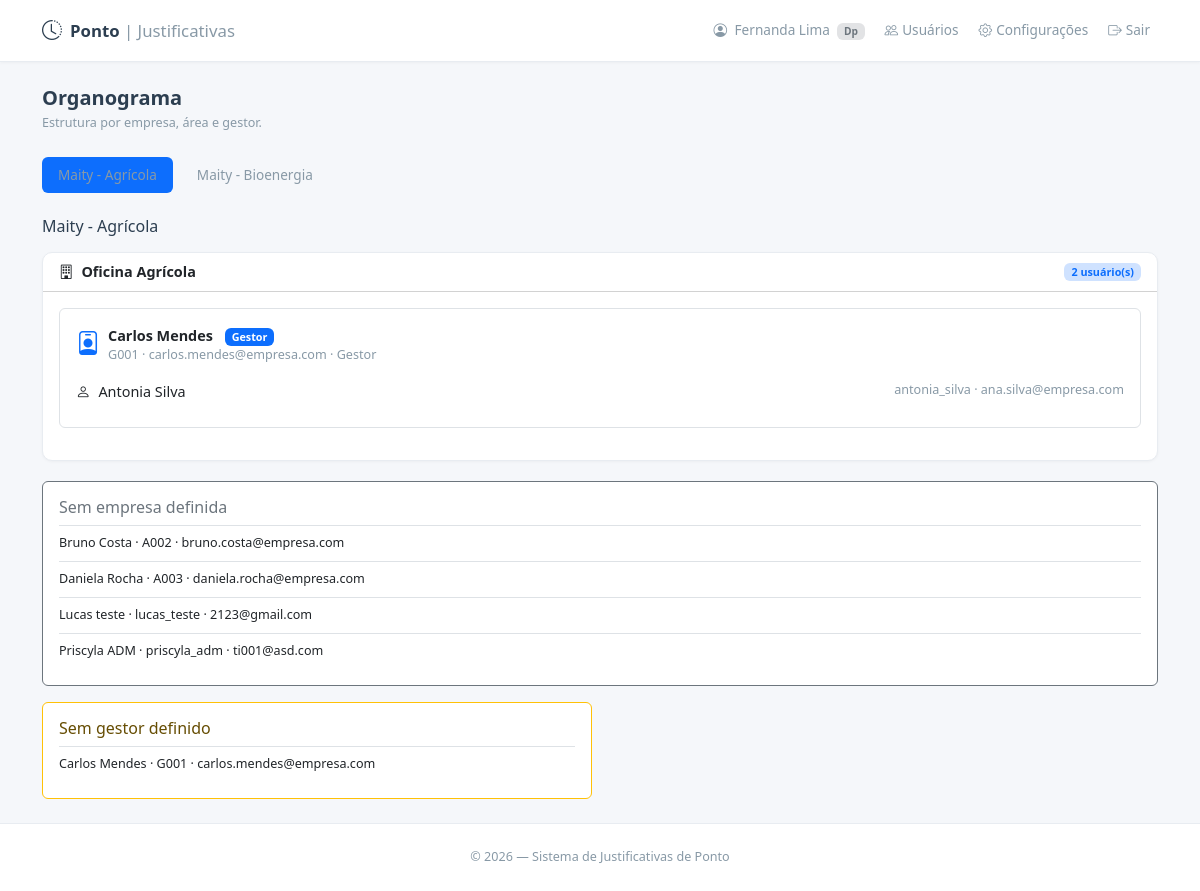
Before: /organograma (signed in) with the older database file.
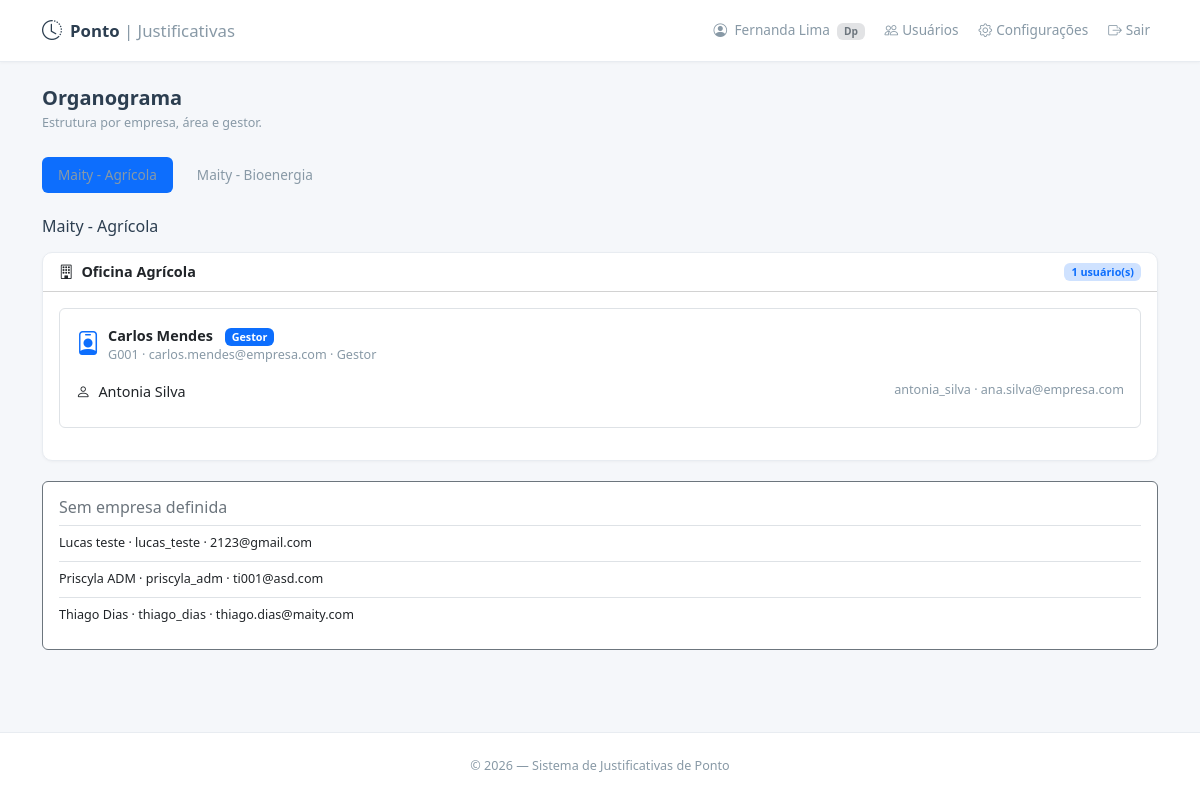
After: the same page with the newer database file.
### models.py (models this page shows)
class Empresa(db.Model):
    __tablename__ = 'empresas'
    id = db.Column(db.Integer, primary_key=True)
    nome = db.Column(db.String(120), unique=True, nullable=False)
    ativo = db.Column(db.Boolean, default=True, nullable=False)
    areas = db.relationship('Area', secondary='area_empresas', back_populates='empresas')

class Usuario(UserMixin, db.Model):
    __tablename__ = 'usuarios'
    id = db.Column(db.Integer, primary_key=True)
    matricula = db.Column(db.String(20), unique=True, nullable=False)
    nome = db.Column(db.String(100), nullable=False)
    email = db.Column(db.String(120), unique=True, nullable=False)
    senha_hash = db.Column(db.String(256), nullable=False)
    perfil = db.Column(db.String(20), nullable=False)
    gestor_id = db.Column(db.Integer, db.ForeignKey('usuarios.id'), nullable=True)
    area_id = db.Column(db.Integer, db.ForeignKey('areas.id'), nullable=True)
    empresa_id = db.Column(db.Integer, db.ForeignKey('empresas.id'), nullable=True)
    ativo = db.Column(db.Boolean, default=True)
    criado_em = db.Column(db.DateTime, default=lambda: datetime.now(timezone.utc))
    gestor = db.relationship('Usuario', remote_side=[id], backref='subordinados')
    area = db.relationship('Area', backref='usuarios')
    empresa = db.relationship('Empresa', backref='usuarios')
    solicitacoes = db.relationship('Solicitacao', backref='colaborador',
                                   foreign_keys='Solicitacao.colaborador_id', lazy='dynamic')

class Area(db.Model):
    __tablename__ = 'areas'
    id = db.Column(db.Integer, primary_key=True)
    nome = db.Column(db.String(100), unique=True, nullable=False)
    ativo = db.Column(db.Boolean, default=True, nullable=False)
    empresas = db.relationship('Empresa', secondary='area_empresas', back_populates='areas')

### app.py (the view)
@app.route('/organograma')
@login_required
@perfil_requerido('dp', 'ti')
def organograma():
    empresas = Empresa.query.filter_by(ativo=True).order_by(Empresa.nome).all()
    empresa_id = request.args.get('empresa_id', type=int)
    empresa = next((item for item in empresas if item.id == empresa_id), None) if empresa_id else None
    empresa = empresa or (empresas[0] if empresas else None)
    usuarios = (Usuario.query.filter_by(ativo=True)
                .options(joinedload(Usuario.empresa), joinedload(Usuario.area), joinedload(Usuario.gestor))
                .order_by(Usuario.nome).all())
    usuarios_empresa = [u for u in usuarios if empresa and u.empresa_id == empresa.id]
    areas = {}
    sem_area = []
    sem_gestor = []
    sem_empresa = [u for u in usuarios if u.empresa_id is None]
    for usuario in usuarios_empresa:
        if usuario.area is None:
            sem_area.append(usuario)
            continue
        area = areas.setdefault(usuario.area.nome, {'gestores': {}, 'usuarios': []})
        area['usuarios'].append(usuario)
        if usuario.gestor is None or usuario.gestor.empresa_id != usuario.empresa_id:
            sem_gestor.append(usuario)
        else:
            area['gestores'].setdefault(usuario.gestor.id, usuario.gestor)
    estrutura = []
    for nome, dados in sorted(areas.items()):
        gestores = []
        for gestor in sorted(dados['gestores'].values(), key=lambda item: item.nome):
            subordinados = [u for u in dados['usuarios'] if u.gestor_id == gestor.id and u.id != gestor.id]
            gestores.append({'usuario': gestor, 'subordinados': subordinados})
        estrutura.append({'nome': nome, 'gestores': gestores, 'usuarios': dados['usuarios']})
    return render_template('organograma.html', empresas=empresas, empresa=empresa,
                           estrutura=estrutura, sem_area=sem_area,
                           sem_gestor=sem_gestor, sem_empresa=sem_empresa)

### app.py (called while the page is built)
@login_manager.user_loader
def load_user(user_id):
    return db.session.get(Usuario, int(user_id))

@app.context_processor
def inject_now():
    return {'now': datetime.now}

def perfil_requerido(*perfis):
    def decorator(f):
        @wraps(f)
        def wrapper(*args, **kwargs):
            if current_user.perfil not in perfis:
                flash('Acesso não autorizado.', 'danger')
                return redirect(url_for('dashboard'))
            return f(*args, **kwargs)
        return wrapper
    return decorator

### templates/organograma.html (shortened to what this page needs)
{% extends "base.html" %}
{% block content %}
<div class="d-flex justify-content-between align-items-center mb-4">
    <div>
        <h5 class="fw-600 mb-1">Organograma</h5>
        <p class="text-muted small mb-0">Estrutura por empresa, área e gestor.</p>
    </div>
</div>
{% if empresas %}
<ul class="nav nav-pills mb-4 gap-2">
    {% for item in empresas %}
    <li class="nav-item">
        <a class="nav-link {% if empresa and item.id == empresa.id %}active{% endif %}"
           href="{{ url_for('organograma', empresa_id=item.id) }}">{{ item.nome }}</a>
    </li>
    {% endfor %}
</ul>
{% if empresa %}
<h6 class="mb-3">{{ empresa.nome }}</h6>
{% endif %}
{% if estrutura %}
<div class="row g-3">
{% for area in estrutura %}
<div class="col-12">
    <div class="card card-clean">
        <div class="card-header bg-transparent d-flex justify-content-between align-items-center">
            <strong><i class="bi bi-building me-2"></i>{{ area.nome }}</strong>
            <span class="badge bg-primary-subtle text-primary">{{ area.usuarios|length }} usuário(s)</span>
        </div>
        <div class="card-body">
            {% for grupo in area.gestores %}
            <div class="border rounded p-3 mb-3">
                <div class="d-flex align-items-start gap-2 mb-2">
                    <i class="bi bi-person-badge text-primary fs-4"></i>
                    <div>
                        <strong>{{ grupo.usuario.nome }}</strong>
                        <span class="badge bg-primary ms-2">Gestor</span>
                        <div class="small text-muted">{{ grupo.usuario.matricula }} · {{ grupo.usuario.email }} · {{ grupo.usuario.perfil|capitalize }}</div>
                    </div>
                </div>
                {% if grupo.subordinados %}
                <div class="list-group list-group-flush">
                    {% for usuario in grupo.subordinados %}
                    <div class="list-group-item px-0 d-flex justify-content-between">
                        <span><i class="bi bi-person me-2"></i>{{ usuario.nome }}</span>
                        <span class="small text-muted">{{ usuario.matricula }} · {{ usuario.email }}</span>
                    </div>
                    {% endfor %}
                </div>
                {% else %}<div class="small text-muted">Nenhum subordinado vinculado.</div>{% endif %}
            </div>
            {% endfor %}
        </div>
    </div>
</div>
{% endfor %}
</div>
{% else %}<div class="alert alert-info">Nenhum usuário ativo cadastrado nesta empresa.</div>{% endif %}
<div class="row g-3 mt-1">
{% if sem_empresa %}<div class="col-12"><div class="card border-secondary"><div class="card-body"><h6 class="text-secondary">Sem empresa definida</h6>{% for usuario in sem_empresa %}<div class="small border-top py-2">{{ usuario.nome }} · {{ usuario.matricula }} · {{ usuario.email }}</div>{% endfor %}</div></div></div>{% endif %}
{% if sem_gestor %}<div class="col-md-6"><div class="card border-warning"><div class="card-body"><h6 class="text-warning-emphasis">Sem gestor definido</h6>{% for usuario in sem_gestor %}<div class="small border-top py-2">{{ usuario.nome }} · {{ usuario.matricula }} · {{ usuario.email }}</div>{% endfor %}</div></div></div>{% endif %}
</div>
{% else %}<div class="alert alert-info">Nenhuma empresa ativa cadastrada.</div>{% endif %}
{% endblock %}

Changed rows visible on the page:
no longer on one of the page's lists (row edited): Usuario: nome "Carlos Mendes", matricula "G001", email "carlos.mendes@empresa.com"
no longer on this page (row edited): Usuario: nome "Bruno Costa", matricula "A002", email "bruno.costa@empresa.com", shown under "Sem empresa definida"
no longer on this page (row edited): Usuario: nome "Daniela Rocha", matricula "A003", email "daniela.rocha@empresa.com", shown under "Sem empresa definida"
computed for Usuario "Antonia Silva": usuarios|length "2" → "1"
added Usuario: nome "Thiago Dias", matricula "thiago_dias", email "thiago.dias@maity.com", shown under "Sem empresa definida"
Other visible differences:
text no longer shown: "Sem gestor definido"
